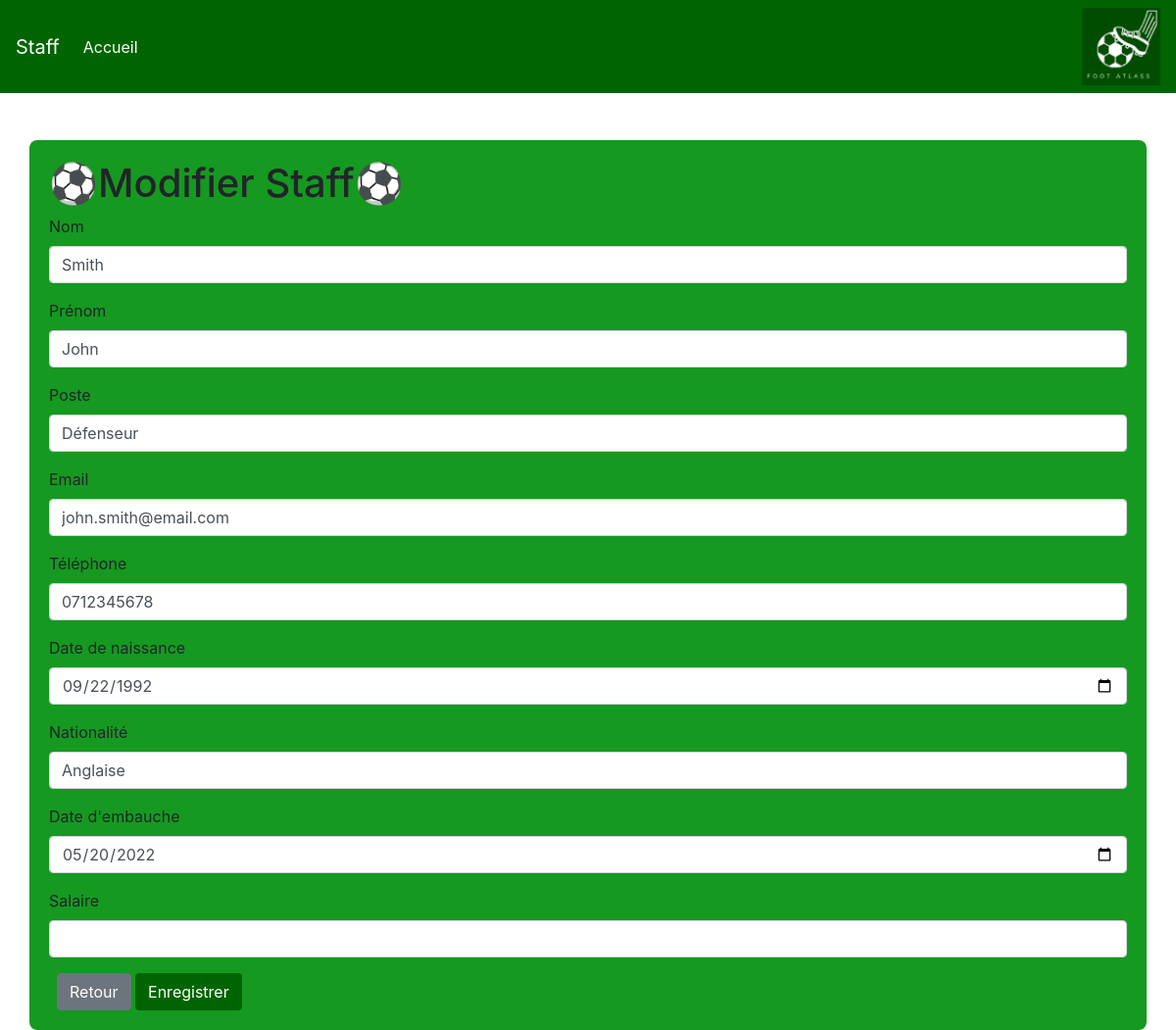
The page /pages/modifier_staff.php?id=2 on the database its author committed.
### tables this page shows
CREATE TABLE IF NOT EXISTS `staff` (
  `id` int NOT NULL AUTO_INCREMENT,
  `nom` varchar(50) DEFAULT NULL,
  `prenom` varchar(50) DEFAULT NULL,
  `poste` varchar(50) DEFAULT NULL,
  `nationalite` varchar(50) DEFAULT NULL,
  `date_naissance` date DEFAULT NULL,
  `telephone` varchar(50) DEFAULT NULL,
  `date_embauche` date DEFAULT NULL,
  `email` varchar(50) DEFAULT NULL,
  `created_at` timestamp NOT NULL DEFAULT CURRENT_TIMESTAMP,
  `equipes` int DEFAULT NULL,
  PRIMARY KEY (`id`),
  KEY `fk_equipes` (`equipes`)
);

### pages/modifier_staff.php (the view, shortened to what this page needs)
<?php
include "../config/db.php";
if (isset($_GET['id'])) {
    $id = $_GET['id'];
    $sql = "SELECT * FROM staff WHERE id = :id";
    $stmt = $pdo->prepare($sql);
    $stmt->bindParam(':id', $id, PDO::PARAM_INT);
    $stmt->execute();
    if ($stmt->rowCount() > 0) {
        $staff = $stmt->fetch(PDO::FETCH_ASSOC);
    } else {
        echo "Aucun staff trouvé.";
        exit();
    }
}
?>
<!DOCTYPE html>
<html lang="fr">
<head>
    <link rel="stylesheet" href="https://stackpath.bootstrapcdn.com/bootstrap/4.3.1/css/bootstrap.min.css">
</head>
<body>
    <nav class="navbar navbar-expand-lg navbar-dark">
    <a class="navbar-brand" href="#">Staff</a>
    <div class="collapse navbar-collapse" id="navbarNav">
        <ul class="navbar-nav">
            <li class="nav-item">
                <a class="nav-link" href="index.php">Accueil</a>
            </li>
        </ul>
    </div>
    <img src="../assets/images/logo.jpg" alt="Connexion" id="login-btn" style="  width: 80px;">
</nav>
    <div class="container mt-5 form-container">
        <h1>⚽Modifier Staff⚽</h1>
        <form method="POST">
            <div class="form-group">
                <label for="nom">Nom</label>
                <input type="text" class="form-control" id="nom" name="nom" value="<?php echo $staff['nom']; ?>" required>
            </div>
            <div class="form-group">
                <label for="prenom">Prénom</label>
                <input type="text" class="form-control" id="prenom" name="prenom" value="<?php echo $staff['prenom']; ?>" required>
            </div>
            <div class="form-group">
                <label for="poste">Poste</label>
                <input type="text" class="form-control" id="poste" name="poste" value="<?php echo $staff['poste']; ?>" required>
            </div>
            <div class="form-group">
                <label for="email">Email</label>
                <input type="email" class="form-control" id="email" name="email" value="<?php echo $staff['email']; ?>" required>
            </div>
            <div class="form-group">
                <label for="telephone">Téléphone</label>
                <input type="text" class="form-control" id="telephone" name="telephone" value="<?php echo $staff['telephone']; ?>" required>
            </div>
            <div class="form-group">
                <label for="date_naissance">Date de naissance</label>
                <input type="date" class="form-control" id="date_naissance" name="date_naissance" value="<?php echo $staff['date_naissance']; ?>" required>
            </div>
            <div class="form-group">
                <label for="nationalite">Nationalité</label>
                <input type="text" class="form-control" id="nationalite" name="nationalite" value="<?php echo $staff['nationalite']; ?>" required>
            </div>
            <div class="form-group">
                <label for="date_embauche">Date d'embauche</label>
                <input type="date" class="form-control" id="date_embauche" name="date_embauche" value="<?php echo $staff['date_embauche']; ?>" required>
            </div>
            <div class="form-group">
                <label for="salaire">Salaire</label>
                <input type="number" class="form-control" id="salaire" name="salaire" value="<?php echo $staff['salaire']; ?>" required>
            </div>
            <a href="voir_staff.php?id=<?php echo $staff['id']; ?>" class="btn btn-secondary ml-2">Retour</a>
            <button type="submit" class="btn btn-enregistrer">Enregistrer</button>
        </form>
    </div>
</body>
</html>

### pages/modifier_staff.php (style rules this page uses)
.navbar { background-color: #006400; }
.navbar-nav .nav-link { color: white !important; }
.btn-enregistrer { background-color: #006400; color: white; }
.form-container { background-color:rgb(21, 153, 32); padding: 20px; border-radius: 8px; }

### rows shown on the page
staff: nom "Smith", prenom "John", poste "Défenseur", email "john.smith@email.com", telephone "0712345678", date_naissance "09/22/1992", nationalite "Anglaise", date_embauche "05/20/2022"
